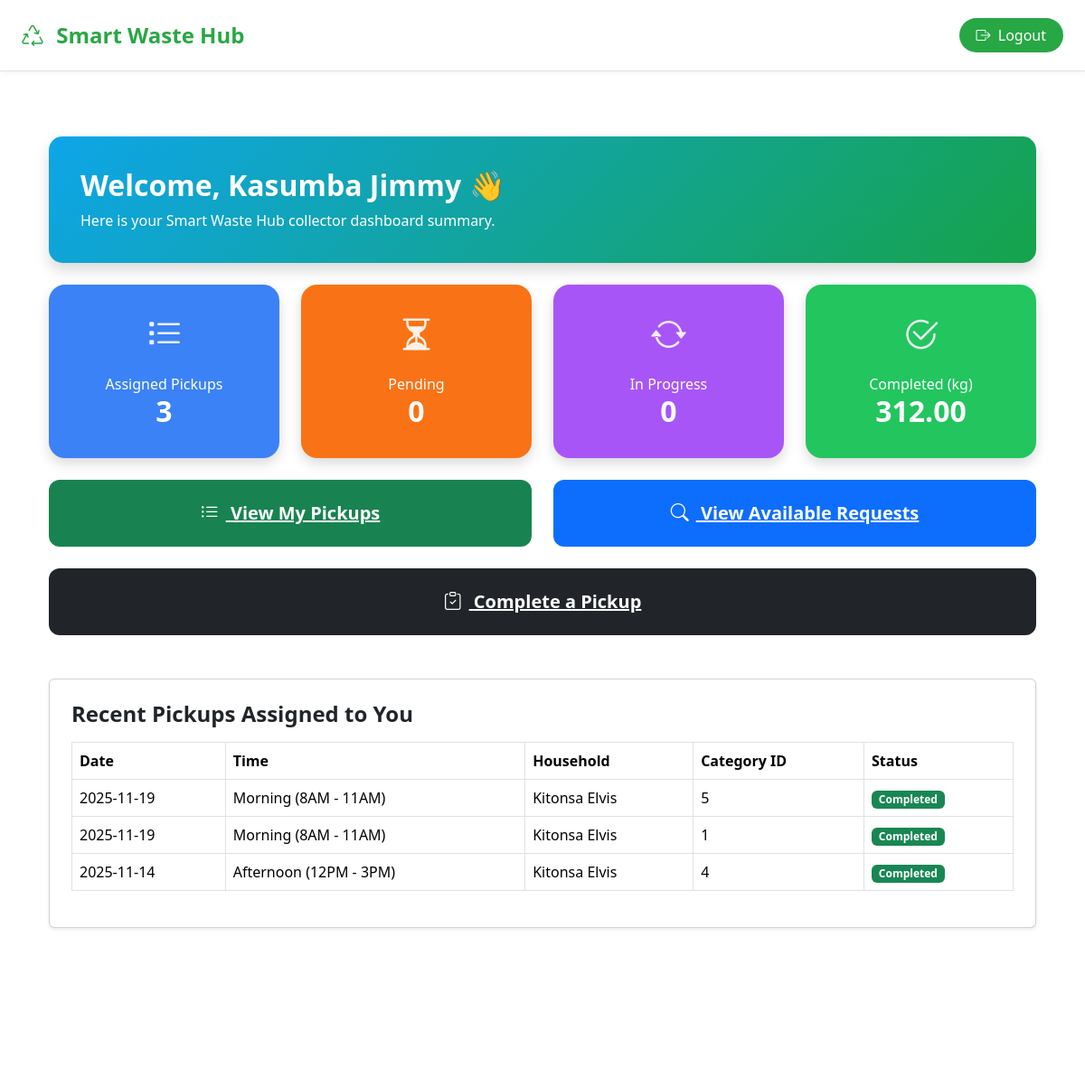
Page /frontend/dashboard_collector.php (signed in) on the committed database.
### tables this page shows
CREATE TABLE `pickup_requests` (
  `id` int(11) NOT NULL,
  `user_id` int(11) NOT NULL,
  `category_id` int(11) NOT NULL,
  `scheduled_date` date NOT NULL,
  `time_slot` varchar(50) NOT NULL,
  `status` enum('pending','assigned','completed','cancelled') NOT NULL DEFAULT 'pending',
  `collector_id` int(11) DEFAULT NULL,
  `weight_kg` decimal(6,2) DEFAULT NULL,
  `created_at` timestamp NOT NULL DEFAULT current_timestamp()
);

CREATE TABLE `users` (
  `id` int(11) NOT NULL,
  `name` varchar(100) NOT NULL,
  `email` varchar(120) NOT NULL,
  `password_hash` varchar(255) NOT NULL,
  `role` enum('household','collector','admin') NOT NULL DEFAULT 'household',
  `phone` varchar(20) DEFAULT NULL,
  `location` varchar(150) DEFAULT NULL,
  `created_at` timestamp NOT NULL DEFAULT current_timestamp()
);

### frontend/dashboard_collector.php (the view, shortened to what this page needs)
<?php
require_once __DIR__ . '/../backend/config.php';
$collector_id = (int) $_SESSION['user_id'];
$assigned = $conn->query("SELECT COUNT(*) AS total FROM pickup_requests WHERE collector_id = $collector_id")->fetch_assoc()['total'] ?? 0;
$pending = $conn->query("SELECT COUNT(*) AS total FROM pickup_requests WHERE collector_id = $collector_id AND status='pending'")->fetch_assoc()['total'] ?? 0;
$progress = $conn->query("SELECT COUNT(*) AS total FROM pickup_requests WHERE collector_id = $collector_id AND status='in_progress'")->fetch_assoc()['total'] ?? 0;
$completed_kg = $conn->query("SELECT SUM(weight_kg) AS total FROM pickup_requests WHERE collector_id = $collector_id AND status='completed'")->fetch_assoc()['total'] ?? 0;
$recent = $conn->query("
    SELECT pr.*, u.name AS household_name
    FROM pickup_requests pr
    JOIN users u ON pr.user_id = u.id
    WHERE pr.collector_id = $collector_id
    ORDER BY pr.id DESC
    LIMIT 3
");
?>
<?php include __DIR__ . '/includes/header.php'; ?>
<div class="container py-4">
    <div class="hero-header mb-4">
        <h2 class="fw-bold">Welcome, <?= htmlspecialchars($_SESSION['user_name']) ?> 👋</h2>
        <p class="mb-0">Here is your Smart Waste Hub collector dashboard summary.</p>
    </div>
    <div class="row g-4">
        <div class="col-md-3">
            <div class="stat-card stat-blue">
                <i class="bi bi-list-task stat-icon"></i>
                <h6 class="mt-3 mb-0">Assigned Pickups</h6>
                <h2 class="fw-bold"><?= $assigned ?></h2>
            </div>
        </div>
        <div class="col-md-3">
            <div class="stat-card stat-orange">
                <i class="bi bi-hourglass-split stat-icon"></i>
                <h6 class="mt-3 mb-0">Pending</h6>
                <h2 class="fw-bold"><?= $pending ?></h2>
            </div>
        </div>
        <div class="col-md-3">
            <div class="stat-card stat-purple">
                <i class="bi bi-arrow-repeat stat-icon"></i>
                <h6 class="mt-3 mb-0">In Progress</h6>
                <h2 class="fw-bold"><?= $progress ?></h2>
            </div>
        </div>
        <div class="col-md-3">
            <div class="stat-card stat-green">
                <i class="bi bi-check2-circle stat-icon"></i>
                <h6 class="mt-3 mb-0">Completed (kg)</h6>
                <h2 class="fw-bold"><?= number_format($completed_kg, 2) ?></h2>
            </div>
        </div>
    </div>
    <div class="row mt-4 mb-4">
        <div class="col-md-6">
            <a href="/smartwastehub/frontend/collector_pickups.php"
                class="dashboard-btn btn-green">
                <i class="bi bi-list-ul me-2"></i> View My Pickups
            </a>
        </div>
        <div class="col-md-6">
            <a href="/smartwastehub/frontend/collector_available.php"
                class="dashboard-btn btn-blue">
                <i class="bi bi-search me-2"></i> View Available Requests
            </a>
        </div>
    </div>
    <div class="row mt-3 mb-5">
        <div class="col-md-12">
            <a href="/smartwastehub/frontend/collector_complete_pickup.php"
                class="dashboard-btn btn-black">
                <i class="bi bi-clipboard-check me-2"></i> Complete a Pickup
            </a>
        </div>
    </div>
    <div class="card shadow-sm p-4 mt-5">
        <h4 class="fw-bold mb-3">Recent Pickups Assigned to You</h4>
        <?php if ($recent && $recent->num_rows > 0): ?>
            <div class="table-responsive">
                <table class="table table-bordered align-middle">
                    <thead>
                        <tr>
                            <th>Date</th>
                            <th>Time</th>
                            <th>Household</th>
                            <th>Category ID</th>
                            <th>Status</th>
                        </tr>
                    </thead>
                    <tbody>
                        <?php while ($row = $recent->fetch_assoc()): ?>
                            <tr>
                                <td><?= htmlspecialchars($row['scheduled_date']) ?></td>
                                <td><?= htmlspecialchars($row['time_slot']) ?></td>
                                <td><?= htmlspecialchars($row['household_name']) ?></td>
                                <td><?= htmlspecialchars($row['category_id']) ?></td>
                                <td>
                                    <?php
                                        $status = $row['status'];
                                        $badge = "secondary";
                                        if ($status == "completed") $badge = "success";
                                    ?>
                                    <span class="badge bg-<?= $badge ?>">
                                        <?= ucfirst($status) ?>
                                    </span>
                                </td>
                            </tr>
                        <?php endwhile; ?>
                    </tbody>
                </table>
            </div>
        <?php else: ?>
            <p class="text-muted mb-0">No pickups assigned yet.</p>
        <?php endif; ?>
    </div>
</div>
<?php include __DIR__ . '/includes/footer.php'; ?>

### frontend/dashboard_collector.php (style rules this page uses)
.hero-header { background: linear-gradient(135deg, #0ea5e9, #16a34a); border-radius: 15px; padding: 35px; color: white; box-shadow: 0 8px 16px rgba(0,0,0,0.15); }
.stat-card { border-radius: 18px; padding: 25px; color: white; box-shadow: 0 6px 14px rgba(0,0,0,0.15); transition: transform .15s ease-in-out; text-align: center; }
.stat-icon { font-size: 2.5rem; opacity: 0.9; }
.stat-green { background: #22c55e; }
.stat-blue { background: #3b82f6; }
.stat-orange { background: #f97316; }
.stat-purple { background: #a855f7; }
.dashboard-btn { padding: 22px; border-radius: 12px; color: #fff !important; font-size: 20px; font-weight: 600; display: block; text-align: center; transition: 0.2s; }
.btn-green { background: #188351; }
.btn-blue { background: #0d6efd; }
.btn-black { background: #212529; }
.table thead { background: #d1f5d3; font-weight: bold; }

### rows in the picture
pickup_requests: scheduled_date "2025-11-19", time_slot "Morning (8AM - 11AM)", user.name "Kitonsa Elvis", category "5", status "Completed"
pickup_requests: scheduled_date "2025-11-19", time_slot "Morning (8AM - 11AM)", user.name "Kitonsa Elvis", category "1", status "Completed"
pickup_requests: scheduled_date "2025-11-14", time_slot "Afternoon (12PM - 3PM)", user.name "Kitonsa Elvis", category "4", status "Completed"

### other values in the picture
$_SESSION['user_name'] "Kasumba Jimmy"
$assigned "3"
$pending "0"
$progress "0"
$completed_kg "312.00"
